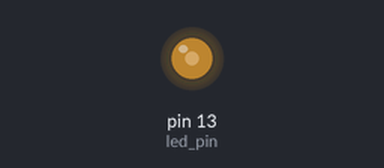
The sketch below on a simulated Arduino Uno, built with avr-gcc and run on an emulated ATmega328P. Shown: output pins drawn as LEDs (lit = HIGH). What the sketch prints to the serial monitor is not drawn.

Above: at 1.55 s.
Timing chart, 0 to 40.0 s (numbered marks = the images above):
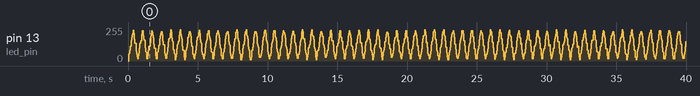

The sketch:

led_13_fade.ino
```cpp
int led_pin = 13;
int t = 0;
int inc = 5;

void setup() {
  pinMode(led_pin, OUTPUT);
  Serial.begin(9600);
}


void loop() {
  long on = t * (10000);
  long off = 1000000 - on;
  digitalWrite(led_pin, HIGH);
  delayMicroseconds(on);
  digitalWrite(led_pin, LOW);
  delayMicroseconds(off);
  if (t + inc > 100 || t + inc < 0) {
    inc = -inc;
  }
    t += inc;

  Serial.println(on);
  Serial.println(off);
}
```
